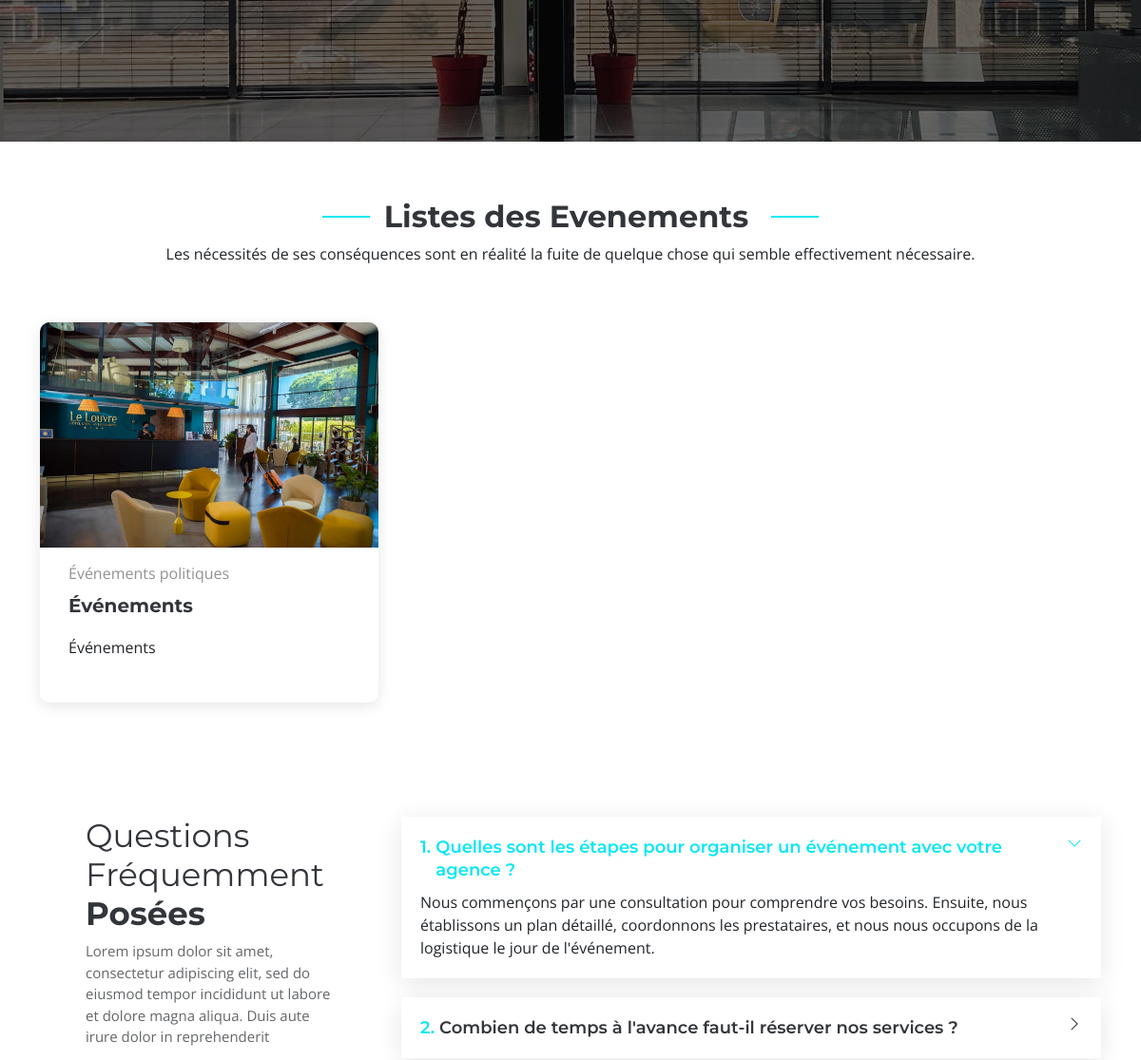
The app's page / (middle part), older data.
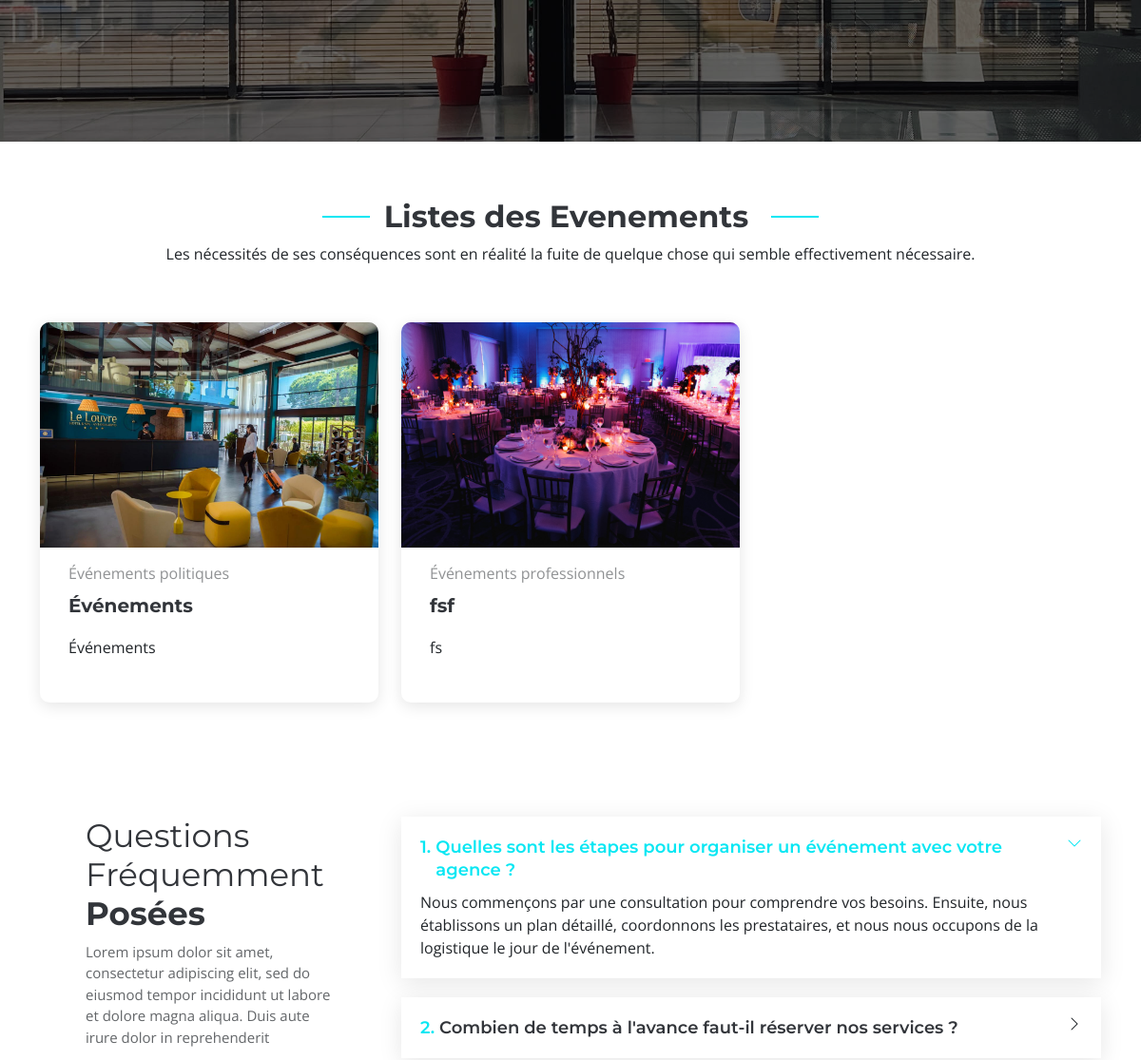
The same page, newer data.
### app/models.py (models this page shows, shortened)
class Event(models.Model):
    category = models.CharField(max_length=100)
    title = models.CharField(max_length=100)
    description_court = models.TextField()
    description_longue = models.TextField()
    location = models.CharField(max_length=200)
    date = models.DateField()
    capacity = models.IntegerField()
    program = models.TextField()
    image = models.ImageField(upload_to='Evenements/')

### app/views.py (the view)
# urls.py: path('', index, name='index'),
def index(request):
    hero = HeroSection.objects.first()
    clients = Client.objects.all()
    events = Event.objects.all()
    for event in events:
        event.program_lines = event.program.splitlines()
    return render(request, 'index.html', {
        'hero': hero,
        'clients': clients,
        'events': events
    })

### app/templates/index.html (shortened to what this page needs)
<!DOCTYPE html>
<html lang="en">
<head>
    {%load static%}
    <link rel="stylesheet" href="https://cdn.jsdelivr.net/npm/aos@2.3.4/dist/aos.css" />
    {%load static%}
    <link href="{% static 'assets/vendor/bootstrap/css/bootstrap.min.css' %}" rel="stylesheet">
    <link href="{% static 'assets/vendor/bootstrap-icons/bootstrap-icons.css' %}" rel="stylesheet">
    <link href="{% static 'assets/vendor/aos/aos.css' %}" rel="stylesheet">
    <link href="{% static 'assets/vendor/glightbox/css/glightbox.min.css' %}" rel="stylesheet">
    <link href="{% static 'assets/vendor/swiper/swiper-bundle.min.css' %}" rel="stylesheet">
    <link rel="stylesheet" href="{% static 'assets/css/main.css' %}">
</head>
<body class="index-page">
    <main class="main">
        {% include 'layouts/static.html' %}
        {% include 'layouts/events.html' %}
        {% include 'layouts/faq.html' %}
    </main>
    {%load static%}
</body>
</html>

### app/templates/layouts/header.html (shortened to what this page needs)
            {%load static%}
                {%load static%}

### app/templates/layouts/static.html (shortened to what this page needs)
    <section id="stats" class="stats section dark-background">
      {%load static%}
      <img src="{% static 'assets/img/stats-bg.jpg' %}" alt="" data-aos="fade-in">
      <div class="container position-relative" data-aos="fade-up" data-aos-delay="100">
        <div class="row gy-4">
          <div class="col-lg-3 col-md-6">
            <div class="stats-item text-center w-100 h-100">
            </div>
          </div>
          <div class="col-lg-3 col-md-6">
            <div class="stats-item text-center w-100 h-100">
            </div>
          </div>
          <div class="col-lg-3 col-md-6">
            <div class="stats-item text-center w-100 h-100">
            </div>
          </div>
          <div class="col-lg-3 col-md-6">
            <div class="stats-item text-center w-100 h-100">
            </div>
          </div>
        </div>
      </div>
    </section>

### app/templates/layouts/events.html
<section id="recent-posts" class="recent-posts section">
  <div class="container section-title" data-aos="fade-up">
    <h2>Listes des Evenements </h2>
    <p>Les nécessités de ses conséquences sont en réalité la fuite de quelque chose qui semble effectivement nécessaire.</p>
  </div>
  <div class="container">
    <div class="row gy-4">
        {% for event in events %}
        <div class="col-xl-4 col-md-6" data-aos="fade-up" data-aos-delay="{{ forloop.counter0|add:100 }}">
            <article>
                <div class="post-img">
                    <a href="{% url 'event_detail' event.id %}">
                        <img src="{{ event.image.url }}" alt="{{ event.title }}" class="img-fluid">
                    </a>
                </div>
                <p class="post-category">{{ event.category }}</p>
                <h2 class="title text-justify">
                    <a href="{% url 'event_detail' event.id %}">{{ event.title }}</a>
                </h2>
                <p class="description text-justify">{{ event.description_court }}</p>
            </article>
        </div>
        {% endfor %}
    </div>
</div>
</section>

### app/templates/layouts/faq.html (shortened to what this page needs)
<section id="faq" class="faq section">
  <div class="container">
    <div class="row gy-4">
      <div class="col-lg-4" data-aos="fade-up" data-aos-delay="100">
        <div class="content px-xl-5">
          <h3><span>Questions Fréquemment </span><strong>Posées</strong></h3>
          <p>
            Lorem ipsum dolor sit amet, consectetur adipiscing elit, sed do eiusmod tempor incididunt ut labore et dolore magna aliqua. Duis aute irure dolor in reprehenderit
          </p>
        </div>
      </div>
      <div class="col-lg-8" data-aos="fade-up" data-aos-delay="200">
        <div class="faq-container">
          <div class="faq-item  faq-active">
            <h3><span class="num">1.</span> <span>Quelles sont les étapes pour organiser un événement avec votre agence ?</span></h3>
            <div class="faq-content">
              <p>Nous commençons par une consultation pour comprendre vos besoins. Ensuite, nous établissons un plan détaillé, coordonnons les prestataires, et nous nous occupons de la logistique le jour de l'événement.</p>
            </div>
            <i class="faq-toggle bi bi-chevron-right"></i>
          </div>
          <div class="faq-item ">
            <h3><span class="num">2.</span> <span>Combien de temps à l'avance faut-il réserver nos services ?</span></h3>
            <i class="faq-toggle bi bi-chevron-right"></i>
          </div>
        </div>
      </div>
    </div>
  </div>
</section>

### app/static/assets/css/main.css (style rules this page uses)
:root { --default-font: "Open Sans", system-ui, -apple-system, "Segoe UI", Roboto, "Helvetica Neue", Arial, "Noto Sans", "Liberation Sans", sans-serif, "Apple Color Emoji", "Segoe UI Emoji", "Segoe UI Symbol", "Noto Color Emoji"; --heading-font: "Montserrat", sans-serif; --nav-font: "Poppins", sans-serif; }
:root { --background-color: #ffffff; --default-color: #212529; --heading-color: #32353a; --accent-color: #09e7f3; --surface-color: #ffffff; --contrast-color: #ffffff; }
:root { --nav-color: #3a3939; --nav-hover-color: #09e7f3; --nav-mobile-background-color: #ffffff; --nav-dropdown-background-color: #ffffff; --nav-dropdown-color: #3a3939; --nav-dropdown-hover-color: #09e7f3; }
.dark-background { --background-color: #060606; --default-color: #ffffff; --heading-color: #ffffff; --surface-color: #252525; --contrast-color: #ffffff; }
:root { scroll-behavior: smooth; }
body { color: var(--default-color); background-color: var(--background-color); font-family: var(--default-font); }
a { color: var(--accent-color); text-decoration: none; transition: 0.3s; }
h1, h2, h3, h4, h5, h6 { color: var(--heading-color); font-family: var(--heading-font); }
section, .section { color: var(--default-color); background-color: var(--background-color); padding: 60px 0; scroll-margin-top: 98px; overflow: clip; }
.section-title { text-align: center; padding-bottom: 60px; position: relative; }
.section-title h2 { font-size: 32px; font-weight: 700; position: relative; }
.section-title h2:before, .section-title h2:after { content: ""; width: 50px; height: 2px; background: var(--accent-color); display: inline-block; }
.section-title h2:before { margin: 0 15px 10px 0; }
.section-title h2:after { margin: 0 0 10px 15px; }
.section-title p { margin-bottom: 0; }
.stats { position: relative; padding: 120px 0; }
.stats img { position: absolute; inset: 0; display: block; width: 100%; height: 100%; object-fit: cover; z-index: 1; }
.stats:before { content: ""; background: color-mix(in srgb, var(--background-color), transparent 40%); position: absolute; inset: 0; z-index: 2; }
.stats .container { position: relative; z-index: 3; }
.stats .stats-item { padding: 30px; width: 100%; }
.faq .content h3 { font-weight: 400; font-size: 34px; }
.faq .content p { font-size: 15px; color: color-mix(in srgb, var(--default-color), transparent 30%); }
.faq .faq-container .faq-item { background-color: var(--surface-color); position: relative; padding: 20px; margin-bottom: 20px; box-shadow: 0px 5px 25px 0px rgba(0, 0, 0, 0.1); overflow: hidden; }
.faq .faq-container .faq-item h3 { font-weight: 600; font-size: 18px; line-height: 24px; margin: 0 30px 0 0; transition: 0.3s; cursor: pointer; display: flex; align-items: flex-start; }
.faq .faq-container .faq-item h3 .num { color: var(--accent-color); padding-right: 5px; }
.faq .faq-container .faq-item .faq-content { display: grid; grid-template-rows: 0fr; transition: 0.3s ease-in-out; visibility: hidden; opacity: 0; }
.faq .faq-container .faq-item .faq-content p { margin-bottom: 0; overflow: hidden; }
.faq .faq-container .faq-item .faq-toggle { position: absolute; top: 20px; right: 20px; font-size: 16px; line-height: 0; transition: 0.3s; cursor: pointer; }
.faq .faq-container .faq-active h3 { color: var(--accent-color); }
.faq .faq-container .faq-active .faq-content { grid-template-rows: 1fr; visibility: visible; opacity: 1; padding-top: 10px; }
.faq .faq-container .faq-active .faq-toggle { transform: rotate(90deg); color: var(--accent-color); }
.recent-posts article { background: var(--surface-color); box-shadow: 0 4px 16px rgba(0, 0, 0, 0.1); padding: 30px; height: 100%; border-radius: 10px; overflow: hidden; }
.recent-posts .post-img { max-height: 240px; margin: -30px -30px 15px -30px; overflow: hidden; }
.recent-posts .post-category { font-size: 16px; color: color-mix(in srgb, var(--default-color), transparent 50%); margin-bottom: 10px; }
.recent-posts .title { font-size: 20px; font-weight: 700; padding: 0; margin: 0 0 20px 0; }
.recent-posts .title a { color: var(--heading-color); transition: 0.3s; }
.text-justify { text-align: justify; }

Row changes from the older to the newer data that the page shows:
added Event: image (picture), category "Événements professionnels", title "fsf", description_court "fs"
